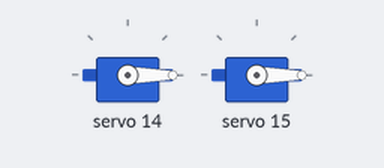
A sketch run on a simulated Arduino Uno, built with avr-gcc and run on an emulated ATmega328P. Shown: 2 × servo.

Above: at 0.05 s.
At 4.0 s:
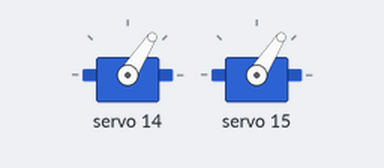
Timing chart, 0 to 5.2 s (numbered marks = the images above):
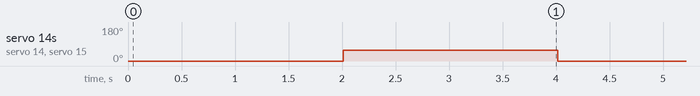

The sketch:

RoboArmCalibration.ino
```cpp
#include <Wire.h>
#include <Adafruit_PWMServoDriver.h>

Adafruit_PWMServoDriver pwm = Adafruit_PWMServoDriver();

#define SERVO_FREQ 50 // Analog servos run at ~50 Hz updates. 20ms (millisecond) period

void setup() {
  pwm.begin();
  pwm.setOscillatorFrequency(27000000);
  pwm.setPWMFreq(SERVO_FREQ);  // Analog servos run at ~50 Hz updates

  delay(10);
}

void loop() {
  //For tuning servo pulses
  open();
  delay(2000);
  close();
  delay(2000);
}

void MGServoControl(int pin, int degree){ //control function for MG996r servos 0-180 degrees
  const int servomin = 544;// This is pulse length in microseconds for min position
  const int servomax = 2250;// This is pulse length in microseconds for max position
  int ms = map(degree, 0, 180, servomin, servomax); //command in microseconds
  pwm.writeMicroseconds(pin,ms);
}

void DSServoControl(int pin ,int degree){ //control function for DS3218 servos 0-270
  const int servomin = 500;// This is pulse length in microseconds for min position
  const int servomax = 2350;// This is pulse length in microseconds for max position
  int ms = map(degree, 0, 270, servomin, servomax); //command in microseconds
  pwm.writeMicroseconds(pin,ms);
}

void TDServoControl(int pin, int degree){ //control function for TD-8160MG servos 0-255
  const int servomin = 500;// This is pulse length in microseconds for min position
  const int servomax = 2410;// This is pulse length in microseconds for max position
  int ms = map(degree, 0,270, servomin, servomax); //command in microseconds
  pwm.writeMicroseconds(pin,ms);
}

void SGServoControl(int pin, int degree){ //control function for the 2 claw servos 0-180 degrees
  const int servomin = 500;// This is pulse length in microseconds for min position
  const int servomax = 2400;// This is pulse length in microseconds for max position
  int ms = map(degree, 0,180, servomin, servomax); //command in microseconds
  pwm.writeMicroseconds(pin,ms);
}

void open(){
  SGServoControl(14,0);
  SGServoControl(15,0);
}

void close(){
  SGServoControl(14,60);
  SGServoControl(15,60);
}
```

Measured:
- by itself, servo 14, servo 15: alternates 57° for 2.0 s and 0° for 2.0 s
